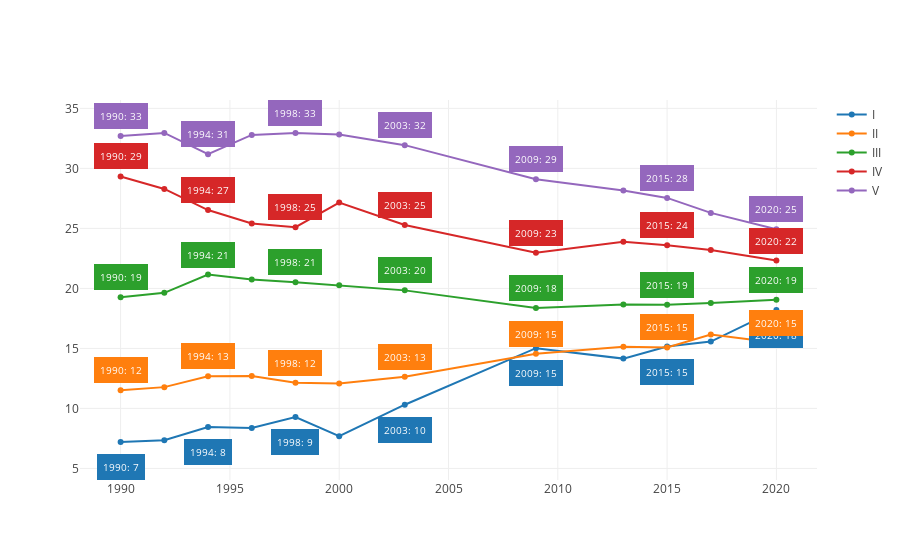

Source (notebook cell):
### Code cell
# anios= df.anio.unique()
anios = [1990, 1994, 1998, 2003, 2009, 2015, 2020]
shift = [-25, 20, 20, 20, 20]
posiciones = ['bottom center', 'middle center', 'middle center', 'middle center', 'bottom left']
colores = ['#1F77B4', '#FF7F0E', '#2CA02C', '#D62728', '#9467BD']
fig = go.Figure()
quintiles = df_sinmenores.quintil.unique()
for q in range(len(quintiles)):
    fig.add_trace(
        go.Scatter(
             x = df_sinmenores.loc[df_sinmenores.quintil == quintiles[q], 'anio'],
             y = df_sinmenores.loc[df_sinmenores.quintil == quintiles[q], 'prop'],
             mode='lines + markers',
            name=quintiles[q]
         )
     )
    for a in anios:
        fig.add_annotation(
                x = df_sinmenores.loc[(df_sinmenores.quintil == quintiles[q]) & (df_sinmenores.anio == a), 'anio'].to_list()[0],
                y = df_sinmenores.loc[(df_sinmenores.quintil == quintiles[q]) & (df_sinmenores.anio == a), 'prop']
                .to_list()[0],
                yshift = shift[q],
                text = str(a) + ':' + '\n' + str(round(df_sinmenores.loc[(df_sinmenores.quintil == quintiles[q]) &
                                                                 (df_sinmenores
                                                                                                    .anio ==
                                                                                              a), 'prop'].to_list()
                                 [0])),
                showarrow=False,
                bordercolor=colores[q],
                borderwidth=2,
                borderpad=4,
                bgcolor=colores[q],
                font= dict(
                    size=10,
                    color='white',

                )
        )
fig.update_layout(template='none')
fig.write_image('resultados/img/02_sinmenoresquintil.jpeg')

fig.show()

### Figure 1 — Plotly figure (JSON) as saved in the notebook; plotly's stock layout.template omitted (floating-point values rounded to 4 significant figures)
{"data": [{"mode": "lines+markers", "name": "I", "x": [1990, 1992, 1994, 1996, 1998, 2000, 2003, 2009, 2013, 2015, 2017, 2020], "y": [7.203, 7.351, 8.449, 8.364, 9.284, 7.684, 10.31, 15.02, 14.15, 15.15, 15.57, 18.21], "type": "scatter"}, {"mode": "lines+markers", "name": "II", "x": [1990, 1992, 1994, 1996, 1998, 2000, 2003, 2009, 2013, 2015, 2017, 2020], "y": [11.51, 11.77, 12.69, 12.69, 12.15, 12.08, 12.63, 14.56, 15.15, 15.08, 16.16, 15.48], "type": "scatter"}, {"mode": "lines+markers", "name": "III", "x": [1990, 1992, 1994, 1996, 1998, 2000, 2003, 2009, 2013, 2015, 2017, 2020], "y": [19.26, 19.63, 21.16, 20.74, 20.52, 20.27, 19.84, 18.36, 18.65, 18.64, 18.78, 19.07], "type": "scatter"}, {"mode": "lines+markers", "name": "IV", "x": [1990, 1992, 1994, 1996, 1998, 2000, 2003, 2009, 2013, 2015, 2017, 2020], "y": [29.33, 28.29, 26.53, 25.42, 25.1, 27.15, 25.28, 22.97, 23.89, 23.59, 23.2, 22.32], "type": "scatter"}, {"mode": "lines+markers", "name": "V", "x": [1990, 1992, 1994, 1996, 1998, 2000, 2003, 2009, 2013, 2015, 2017, 2020], "y": [32.7, 32.96, 31.18, 32.79, 32.95, 32.82, 31.94, 29.09, 28.16, 27.54, 26.29, 24.93], "type": "scatter"}], "layout": {"annotations": [{"bgcolor": "#1F77B4", "bordercolor": "#1F77B4", "borderpad": 4, "borderwidth": 2, "font": {"color": "white", "size": 10}, "showarrow": false, "text": "1990:\n7", "x": 1990, "y": 7.203, "yshift": -25}, {"bgcolor": "#1F77B4", "bordercolor": "#1F77B4", "borderpad": 4, "borderwidth": 2, "font": {"color": "white", "size": 10}, "showarrow": false, "text": "1994:\n8", "x": 1994, "y": 8.449, "yshift": -25}, {"bgcolor": "#1F77B4", "bordercolor": "#1F77B4", "borderpad": 4, "borderwidth": 2, "font": {"color": "white", "size": 10}, "showarrow": false, "text": "1998:\n9", "x": 1998, "y": 9.284, "yshift": -25}, {"bgcolor": "#1F77B4", "bordercolor": "#1F77B4", "borderpad": 4, "borderwidth": 2, "font": {"color": "white", "size": 10}, "showarrow": false, "text": "2003:\n10", "x": 2003, "y": 10.31, "yshift": -25}, {"bgcolor": "#1F77B4", "bordercolor": "#1F77B4", "borderpad": 4, "borderwidth": 2, "font": {"color": "white", "size": 10}, "showarrow": false, "text": "2009:\n15", "x": 2009, "y": 15.02, "yshift": -25}, {"bgcolor": "#1F77B4", "bordercolor": "#1F77B4", "borderpad": 4, "borderwidth": 2, "font": {"color": "white", "size": 10}, "showarrow": false, "text": "2015:\n15", "x": 2015, "y": 15.15, "yshift": -25}, {"bgcolor": "#1F77B4", "bordercolor": "#1F77B4", "borderpad": 4, "borderwidth": 2, "font": {"color": "white", "size": 10}, "showarrow": false, "text": "2020:\n18", "x": 2020, "y": 18.21, "yshift": -25}, {"bgcolor": "#FF7F0E", "bordercolor": "#FF7F0E", "borderpad": 4, "borderwidth": 2, "font": {"color": "white", "size": 10}, "showarrow": false, "text": "1990:\n12", "x": 1990, "y": 11.51, "yshift": 20}, {"bgcolor": "#FF7F0E", "bordercolor": "#FF7F0E", "borderpad": 4, "borderwidth": 2, "font": {"color": "white", "size": 10}, "showarrow": false, "text": "1994:\n13", "x": 1994, "y": 12.69, "yshift": 20}, {"bgcolor": "#FF7F0E", "bordercolor": "#FF7F0E", "borderpad": 4, "borderwidth": 2, "font": {"color": "white", "size": 10}, "showarrow": false, "text": "1998:\n12", "x": 1998, "y": 12.15, "yshift": 20}, {"bgcolor": "#FF7F0E", "bordercolor": "#FF7F0E", "borderpad": 4, "borderwidth": 2, "font": {"color": "white", "size": 10}, "showarrow": false, "text": "2003:\n13", "x": 2003, "y": 12.63, "yshift": 20}, {"bgcolor": "#FF7F0E", "bordercolor": "#FF7F0E", "borderpad": 4, "borderwidth": 2, "font": {"color": "white", "size": 10}, "showarrow": false, "text": "2009:\n15", "x": 2009, "y": 14.56, "yshift": 20}, {"bgcolor": "#FF7F0E", "bordercolor": "#FF7F0E", "borderpad": 4, "borderwidth": 2, "font": {"color": "white", "size": 10}, "showarrow": false, "text": "2015:\n15", "x": 2015, "y": 15.08, "yshift": 20}, {"bgcolor": "#FF7F0E", "bordercolor": "#FF7F0E", "borderpad": 4, "borderwidth": 2, "font": {"color": "white", "size": 10}, "showarrow": false, "text": "2020:\n15", "x": 2020, "y": 15.48, "yshift": 20}, {"bgcolor": "#2CA02C", "bordercolor": "#2CA02C", "borderpad": 4, "borderwidth": 2, "font": {"color": "white", "size": 10}, "showarrow": false, "text": "1990:\n19", "x": 1990, "y": 19.26, "yshift": 20}, {"bgcolor": "#2CA02C", "bordercolor": "#2CA02C", "borderpad": 4, "borderwidth": 2, "font": {"color": "white", "size": 10}, "showarrow": false, "text": "1994:\n21", "x": 1994, "y": 21.16, "yshift": 20}, {"bgcolor": "#2CA02C", "bordercolor": "#2CA02C", "borderpad": 4, "borderwidth": 2, "font": {"color": "white", "size": 10}, "showarrow": false, "text": "1998:\n21", "x": 1998, "y": 20.52, "yshift": 20}, {"bgcolor": "#2CA02C", "bordercolor": "#2CA02C", "borderpad": 4, "borderwidth": 2, "font": {"color": "white", "size": 10}, "showarrow": false, "text": "2003:\n20", "x": 2003, "y": 19.84, "yshift": 20}, {"bgcolor": "#2CA02C", "bordercolor": "#2CA02C", "borderpad": 4, "borderwidth": 2, "font": {"color": "white", "size": 10}, "showarrow": false, "text": "2009:\n18", "x": 2009, "y": 18.36, "yshift": 20}, {"bgcolor": "#2CA02C", "bordercolor": "#2CA02C", "borderpad": 4, "borderwidth": 2, "font": {"color": "white", "size": 10}, "showarrow": false, "text": "2015:\n19", "x": 2015, "y": 18.64, "yshift": 20}, {"bgcolor": "#2CA02C", "bordercolor": "#2CA02C", "borderpad": 4, "borderwidth": 2, "font": {"color": "white", "size": 10}, "showarrow": false, "text": "2020:\n19", "x": 2020, "y": 19.07, "yshift": 20}, {"bgcolor": "#D62728", "bordercolor": "#D62728", "borderpad": 4, "borderwidth": 2, "font": {"color": "white", "size": 10}, "showarrow": false, "text": "1990:\n29", "x": 1990, "y": 29.33, "yshift": 20}, {"bgcolor": "#D62728", "bordercolor": "#D62728", "borderpad": 4, "borderwidth": 2, "font": {"color": "white", "size": 10}, "showarrow": false, "text": "1994:\n27", "x": 1994, "y": 26.53, "yshift": 20}, {"bgcolor": "#D62728", "bordercolor": "#D62728", "borderpad": 4, "borderwidth": 2, "font": {"color": "white", "size": 10}, "showarrow": false, "text": "1998:\n25", "x": 1998, "y": 25.1, "yshift": 20}, {"bgcolor": "#D62728", "bordercolor": "#D62728", "borderpad": 4, "borderwidth": 2, "font": {"color": "white", "size": 10}, "showarrow": false, "text": "2003:\n25", "x": 2003, "y": 25.28, "yshift": 20}, {"bgcolor": "#D62728", "bordercolor": "#D62728", "borderpad": 4, "borderwidth": 2, "font": {"color": "white", "size": 10}, "showarrow": false, "text": "2009:\n23", "x": 2009, "y": 22.97, "yshift": 20}, {"bgcolor": "#D62728", "bordercolor": "#D62728", "borderpad": 4, "borderwidth": 2, "font": {"color": "white", "size": 10}, "showarrow": false, "text": "2015:\n24", "x": 2015, "y": 23.59, "yshift": 20}, {"bgcolor": "#D62728", "bordercolor": "#D62728", "borderpad": 4, "borderwidth": 2, "font": {"color": "white", "size": 10}, "showarrow": false, "text": "2020:\n22", "x": 2020, "y": 22.32, "yshift": 20}, {"bgcolor": "#9467BD", "bordercolor": "#9467BD", "borderpad": 4, "borderwidth": 2, "font": {"color": "white", "size": 10}, "showarrow": false, "text": "1990:\n33", "x": 1990, "y": 32.7, "yshift": 20}, {"bgcolor": "#9467BD", "bordercolor": "#9467BD", "borderpad": 4, "borderwidth": 2, "font": {"color": "white", "size": 10}, "showarrow": false, "text": "1994:\n31", "x": 1994, "y": 31.18, "yshift": 20}, {"bgcolor": "#9467BD", "bordercolor": "#9467BD", "borderpad": 4, "borderwidth": 2, "font": {"color": "white", "size": 10}, "showarrow": false, "text": "1998:\n33", "x": 1998, "y": 32.95, "yshift": 20}, {"bgcolor": "#9467BD", "bordercolor": "#9467BD", "borderpad": 4, "borderwidth": 2, "font": {"color": "white", "size": 10}, "showarrow": false, "text": "2003:\n32", "x": 2003, "y": 31.94, "yshift": 20}, {"bgcolor": "#9467BD", "bordercolor": "#9467BD", "borderpad": 4, "borderwidth": 2, "font": {"color": "white", "size": 10}, "showarrow": false, "text": "2009:\n29", "x": 2009, "y": 29.09, "yshift": 20}, {"bgcolor": "#9467BD", "bordercolor": "#9467BD", "borderpad": 4, "borderwidth": 2, "font": {"color": "white", "size": 10}, "showarrow": false, "text": "2015:\n28", "x": 2015, "y": 27.54, "yshift": 20}, {"bgcolor": "#9467BD", "bordercolor": "#9467BD", "borderpad": 4, "borderwidth": 2, "font": {"color": "white", "size": 10}, "showarrow": false, "text": "2020:\n25", "x": 2020, "y": 24.93, "yshift": 20}]}}
